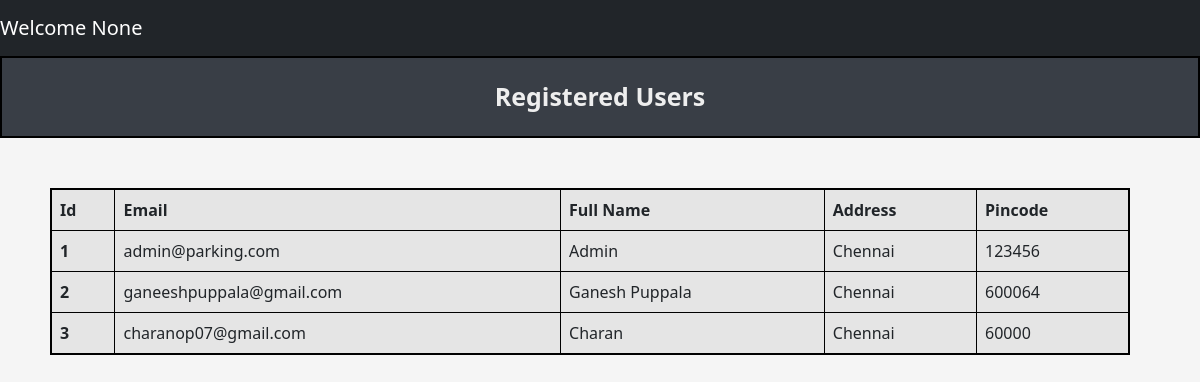
Screenshot of /admin/users with the database file from the repository.
### tables this page shows
CREATE TABLE Users (
            user_id INTEGER PRIMARY KEY AUTOINCREMENT,
            email Text NOT NULL UNIQUE,
            password Text NOT NULL,
            name Text NOT NULL,
            address Text NOT NULL,
            pincode Text NOT NULL,
            phone_no Text NOT NULL,
            role Text DEFAULT 'user'
        );

### controllers/admin_controller.py (the view)
@admin.route('/admin/users', methods = ['GET','POST'])
def viewUsers():
    users_data = getUsersData()
    return render_template("admin/userslist.html",users_data = users_data)

### models/parking_lot.py (called while the page is built)
def getUsersData():
    connection = sqlite3.connect(DATABASE_PARKING)
    cur = connection.cursor()
    cur.execute('''
                    SELECT * FROM USERS
                ''')
    users_data = cur.fetchall()
    connection.commit()
    connection.close()
    return users_data

### templates/admin/userslist.html (shortened to what this page needs)
{% extends "navbar.html" %}
{% block content %}
    <div class="title"> Registered Users </div>
        <table class="table table-striped table-active table-responsive table-css table-bordered ">
            <thead>
                <tr>
                <th scope="col">Id</th>
                <th scope="col">Email</th>
                <th scope="col">Full Name</th>
                <th scope="col">Address</th>
                <th scope="col">Pincode</th>
                </tr>
            </thead>
            <tbody>
                {% for user in users_data %}
                    <tr>
                        <th scope="row">{{ user[0] }}</th>
                        <td>{{ user[1] }}</td>
                        <td>{{ user[3] }}</td>
                        <td>{{ user[4] }}</td>
                        <td>{{ user[5] }}</td>
                    </tr>
                {% endfor %}
            </tbody>
        </table>
{% endblock %}

### templates/navbar.html (shortened to what this page needs)
<!DOCTYPE html>
<html lang="en">
  <head>
    <link href="https://cdn.jsdelivr.net/npm/bootstrap@5.3.0/dist/css/bootstrap.min.css" rel="stylesheet">
    <link rel="stylesheet" href="{{ url_for('static', filename='css/style.css') }}">
</head>
<body>
  <nav class="navbar navbar-expand-lg navbar-dark bg-dark">
  <a class="navbar-brand" href="#">
    Welcome
    {{ session.get('name') }}</a>
</nav>
  {% block content %} {% endblock %}
</body>
</html>

### static/css/style.css (style rules this page uses)
body { background-color: #f5f5f5; justify-content: center; }
.title { background-color: #393E46; border: 2px solid black; text-align: center; padding: 20px; font-weight: bold; font-size: 25px; margin-bottom: 20px; color: #EEEEEE; }
.table-css { margin: 50px; justify-content: center; width: 90vw; border: 2px solid black; }

### rows the page displays
Users: user_id "1", email "admin@parking.com", name "Admin", address "Chennai", pincode "123456"
Users: user_id "2", email "ganeeshpuppala@gmail.com", name "Ganesh Puppala", address "Chennai", pincode "600064"
Users: user_id "3", email "charanop07@gmail.com", name "Charan", address "Chennai", pincode "60000"

### other values shown
{{ session.get('name') }} "None"
